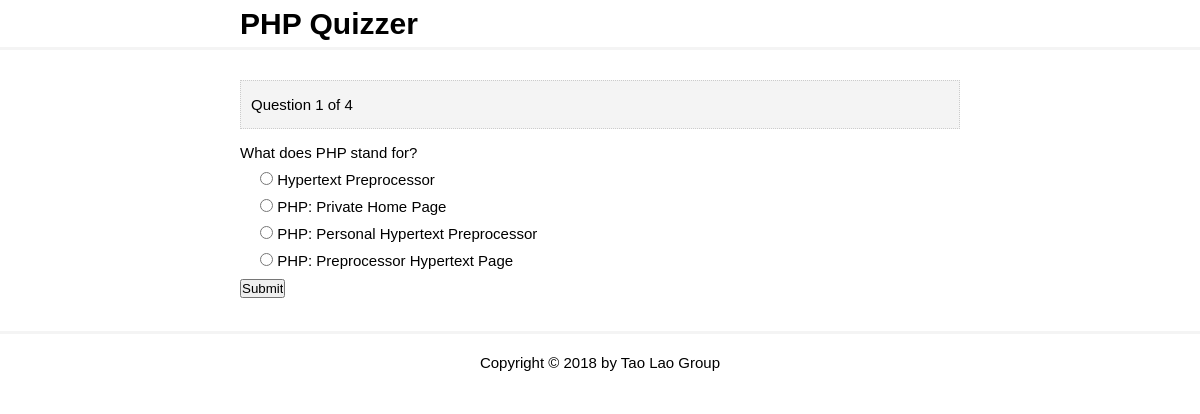
The page /question.php?n=1 on the database its author committed.
### tables this page shows
CREATE TABLE `questions` (
  `question_number` int(11) NOT NULL,
  `question_text` text NOT NULL
);

CREATE TABLE `choices` (
  `id` int(11) NOT NULL,
  `question_id` int(11) NOT NULL,
  `is_correct` tinyint(1) NOT NULL DEFAULT '0',
  `text` text NOT NULL
);

### question.php (the view, shortened to what this page needs)
<?php
	include 'database.php';
	$number = (int)$_GET['n'];
	$query = "SELECT * FROM questions WHERE question_number =$number";
	$result = $mysqli->query ($query) or die ($mysqli->error .__LINE__);
	$question = $result->fetch_assoc();
	$query = "SELECT * FROM choices WHERE question_id =$number";
	$choices = $mysqli->query ($query) or die ($mysqli->error .__LINE__);
	$query = "SELECT * FROM questions";
	$results = $mysqli->query ($query) or die ($mysqli->error .__LINE__);
	$total = $results->num_rows;
?>
<!DOCTYPE html>
<html lang="en">
<head>
	<link rel="stylesheet" href="css/styles.css">
</head>
<body>
	<header>
		<div class="container">
			<h1>PHP Quizzer</h1>
		</div>
	</header>
	<main>
		<div class="container">
			<div class="current">
				Question <?php echo $question['question_number']; ?> of <?php echo $total; ?>
			</div>
			<p class="question">
				<?php echo $question['question_text'] ?>
			</p>
			<form action="process.php" method="post">
				<ul class="choices">
					<?php  while ($row = $choices->fetch_assoc()): ?>
						<li><input type="radio" name="choice" value="<?php echo $row['id']?>"> <?php echo $row['text']; ?></li>
					<?php endwhile; ?>
				</ul>
				<input type="submit" value="Submit">
			</form>
		</div>
	</main>
	<footer>
		<div class="container">
			Copyright &copy; 2018 by Tao Lao Group
		</div>
	</footer>
</body>
</html>

### css/styles.css (style rules this page uses)
* { margin: 0; padding: 0; }
body { font-family: Arial, Helvetica, sans-serif; font-size: 15px; line-height: 1.8em; }
li { list-style: none; }
.container { width: 60%; margin: 0 auto; overflow: auto; padding: 10px 0; }
header { border-bottom: 3px #f4f4f4 solid; }
main { padding-bottom: 20px; }
.container li { padding-left: 20px; }
.current { padding: 10px; background-color: #f4f4f4; border: #ccc dotted 1px; margin: 20px 0 10px 0; }
footer { border-top: 3px #f4f4f4 solid; text-align: center; padding-top: 5px; }

### rows shown on the page
questions: question_number "1", question_text "What does PHP stand for?"
choices: text "Hypertext Preprocessor"
choices: text "PHP: Private Home Page"
choices: text "PHP: Personal Hypertext Preprocessor"
choices: text "PHP: Preprocessor Hypertext Page"

### other values the page prints
$total "4"
